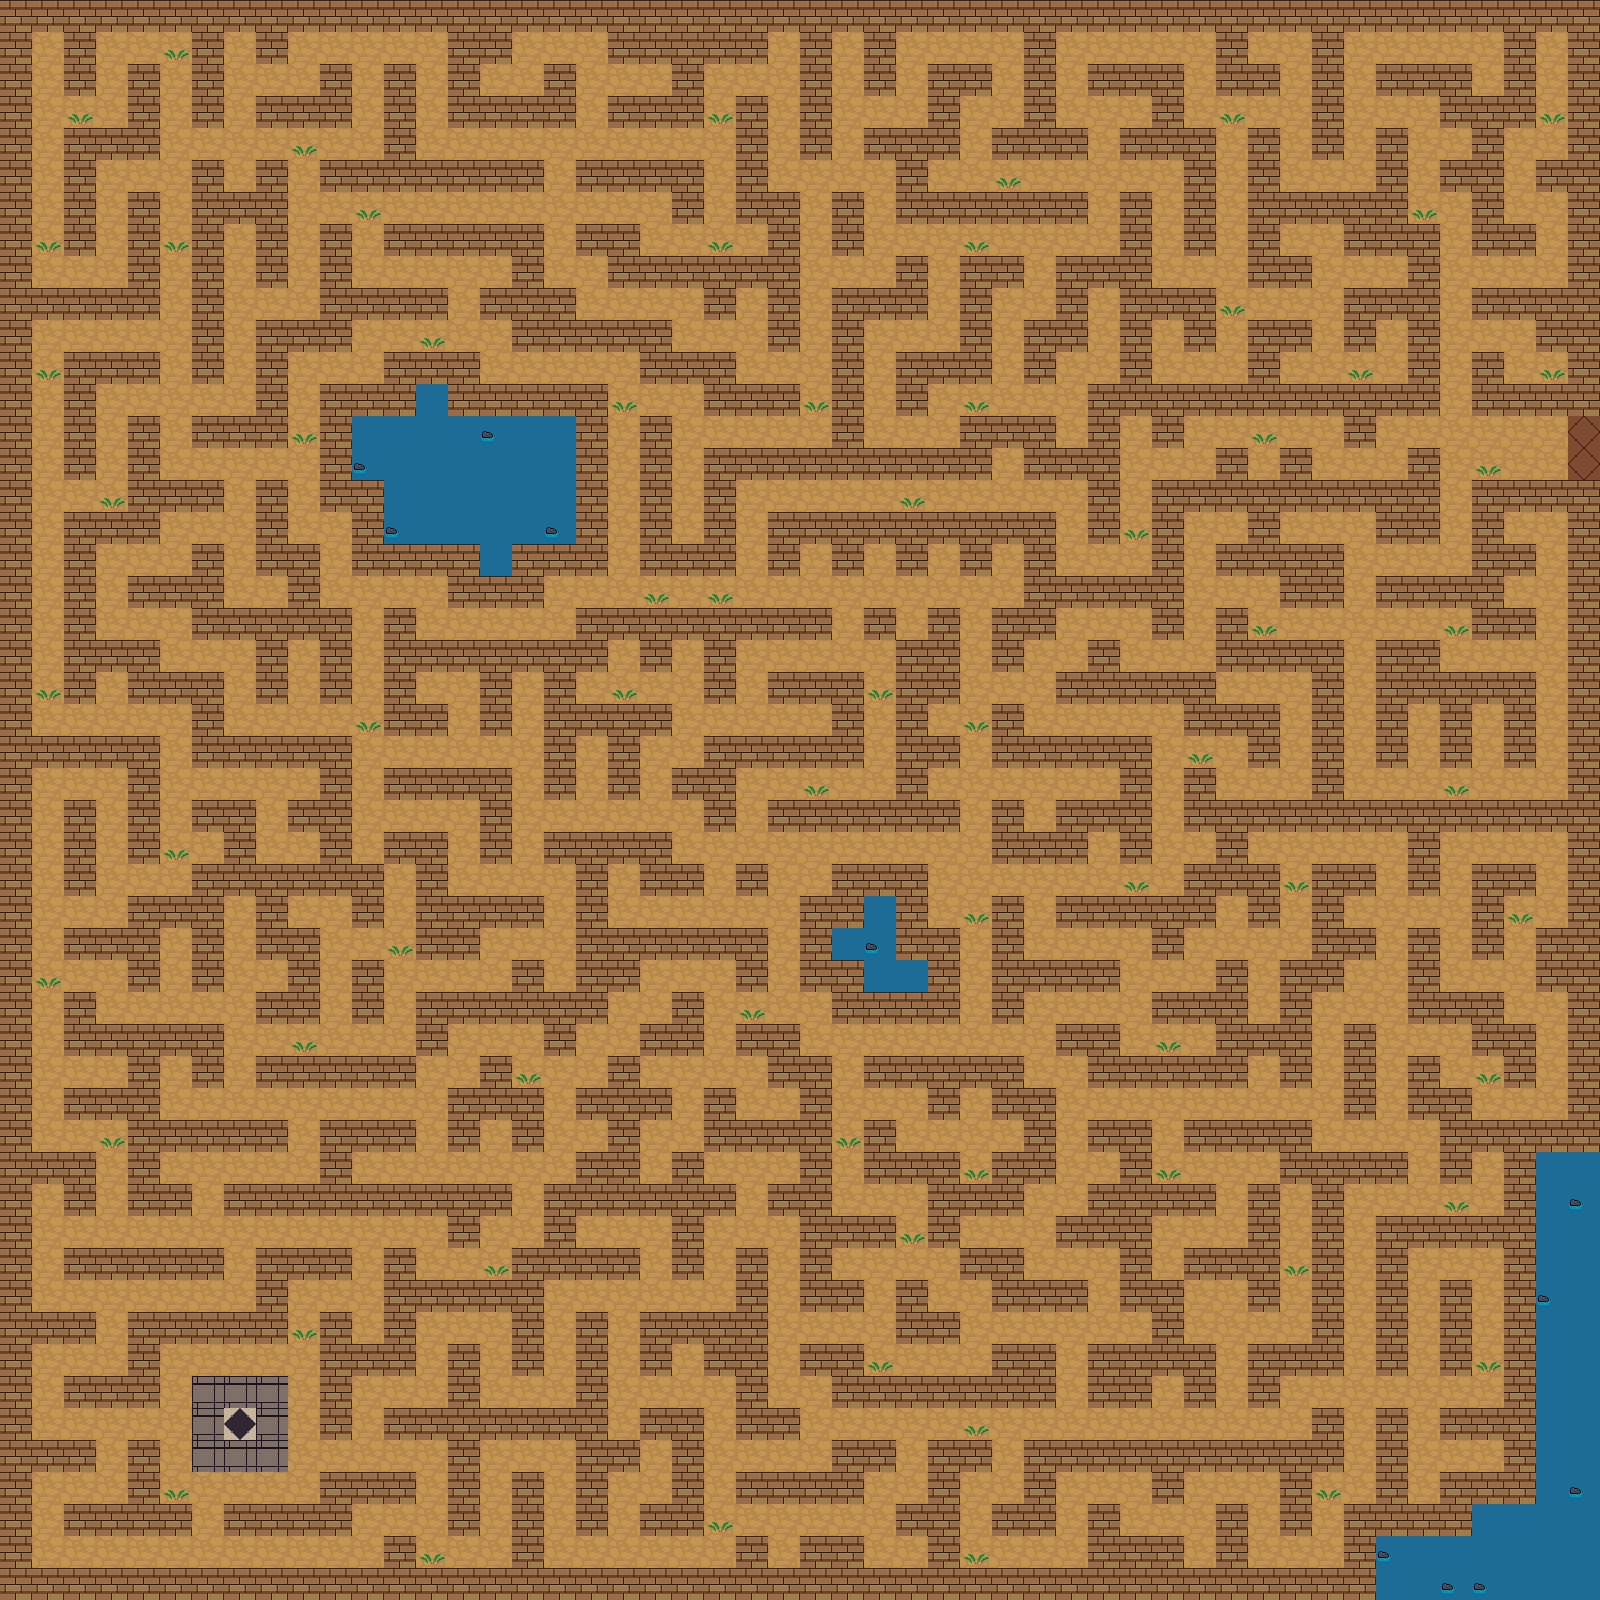

A level layout from a 2D game, rendered from its tile map. Below: a short description, then the map file with its tile-grid data intact:
An orthogonal 50x50 tile map with 32x32 px tiles, 1 tile layer (Tile Layer 1).

<map version="1.2" tiledversion="1.2.2" orientation="orthogonal" renderorder="right-down" width="50" height="50" tilewidth="32" tileheight="32" infinite="0" nextlayerid="2" nextobjectid="1">
 <tileset firstgid="1" source="../Tiles/RoboRally.tsx" />
 <layer id="1" name="Tile Layer 1" width="50" height="50">
  <data encoding="csv">
1,1,1,1,1,1,1,1,1,1,1,1,1,1,1,1,1,1,1,1,1,1,1,1,1,1,1,1,1,1,1,1,1,1,1,1,1,1,1,1,1,1,1,1,1,1,1,1,1,1,
1,9,1,9,9,10,1,9,1,9,9,9,9,9,1,1,9,9,9,1,1,1,1,1,9,1,9,1,9,9,9,9,1,9,9,9,9,9,1,9,9,1,9,9,9,9,9,1,9,1,
1,9,1,9,1,9,1,9,9,9,1,9,1,9,1,9,9,1,9,9,9,1,9,9,9,1,9,1,9,1,1,9,1,9,1,1,1,9,1,1,9,1,9,1,1,1,9,1,9,1,
1,9,10,9,1,9,1,9,1,1,1,9,1,9,1,1,1,1,9,1,1,1,10,1,9,1,9,9,9,1,9,9,1,9,9,9,1,9,10,9,9,1,9,9,9,1,1,1,10,1,
1,9,1,1,1,9,9,9,9,10,9,9,1,9,9,9,9,9,9,9,9,9,9,1,9,1,9,1,1,1,9,1,1,1,9,1,1,1,9,1,9,1,9,1,9,9,1,9,9,1,
1,9,1,9,9,9,1,9,1,9,1,1,1,1,1,1,1,9,1,1,1,1,9,1,9,9,9,9,1,9,9,10,9,9,9,9,9,1,9,1,9,9,9,1,9,1,1,9,1,1,
1,9,1,9,1,9,1,1,1,9,9,10,9,9,9,9,9,9,9,9,9,1,9,1,1,9,1,9,1,1,1,1,1,1,9,1,9,1,9,1,1,1,1,1,10,9,1,9,9,1,
1,10,1,9,1,10,1,9,1,9,1,9,1,1,1,1,1,9,1,1,9,9,10,9,1,9,1,9,9,9,10,9,9,9,9,1,9,1,9,1,9,9,1,1,1,9,1,1,9,1,
1,9,9,9,1,9,1,9,1,9,1,9,9,9,9,9,1,9,9,1,1,1,1,1,1,9,9,9,1,9,1,1,9,1,1,1,9,9,9,1,1,9,9,9,1,9,9,9,9,1,
1,1,1,1,1,9,1,9,9,9,1,1,1,1,9,1,1,1,9,9,9,9,1,9,1,9,1,1,1,9,1,9,9,1,9,1,1,1,10,9,9,9,1,1,1,9,1,1,1,1,
1,9,9,9,9,9,1,9,1,1,1,9,9,10,9,9,1,1,1,1,1,9,9,9,1,9,1,9,9,9,1,9,1,1,9,1,9,1,9,1,1,9,1,9,1,9,9,9,1,1,
1,10,1,1,1,9,1,9,1,9,9,9,1,1,1,9,9,9,9,9,1,1,1,9,9,9,1,9,1,1,1,9,1,9,9,1,9,9,9,1,9,9,10,9,1,9,1,9,10,1,
1,9,1,9,9,9,9,9,1,9,1,1,1,7,1,1,1,1,1,10,9,9,1,1,1,10,1,9,1,9,10,9,9,9,1,1,1,1,1,1,1,1,1,1,1,9,1,1,1,1,
1,9,1,9,1,9,1,1,1,10,1,7,7,7,7,8,7,7,1,9,1,9,9,9,9,9,1,9,9,9,1,1,1,9,1,9,1,9,9,10,9,9,1,9,9,9,9,9,9,2,
1,9,1,9,1,9,9,9,9,9,1,8,7,7,7,7,7,7,1,9,1,9,1,1,1,1,1,1,1,1,1,9,1,1,1,9,9,9,1,9,1,9,9,9,1,9,10,9,9,2,
1,9,9,10,1,1,1,9,1,9,1,1,7,7,7,7,7,7,1,9,1,9,1,9,9,9,9,9,10,9,9,9,9,9,1,9,1,1,1,1,1,1,1,1,1,9,1,1,1,1,
1,9,1,1,1,9,9,9,1,9,9,1,8,7,7,7,7,8,1,9,1,9,1,9,1,1,1,1,1,1,1,1,1,9,1,10,1,9,9,1,9,9,9,1,1,9,1,9,9,1,
1,9,1,9,9,9,1,9,1,1,9,1,1,1,1,7,1,1,1,9,1,1,1,9,1,9,1,9,1,9,1,9,1,9,9,9,1,9,1,1,1,1,9,9,9,9,1,1,9,1,
1,9,1,9,1,1,1,9,9,1,9,9,9,9,1,1,1,9,9,9,10,9,10,9,9,9,9,9,9,9,9,9,1,1,1,1,1,9,9,9,1,1,9,1,1,1,1,9,9,1,
1,9,1,9,9,9,1,1,1,1,1,9,1,9,9,9,9,9,1,1,1,1,1,1,1,1,9,1,9,1,9,1,1,9,9,9,1,9,1,10,9,9,9,9,9,10,1,1,9,1,
1,9,1,1,1,9,9,9,1,9,1,9,1,1,1,1,1,1,1,9,1,9,1,9,9,9,9,9,1,1,9,1,9,9,1,9,9,9,1,1,1,1,9,1,1,9,9,9,9,1,
1,10,1,9,1,1,1,9,1,9,1,9,1,9,9,1,9,1,9,10,9,9,1,9,1,1,1,10,1,1,9,9,9,1,1,1,1,1,9,9,9,1,9,1,1,1,1,1,9,1,
1,9,9,9,9,9,1,9,9,9,9,10,1,1,9,1,9,1,1,1,1,9,9,9,9,9,1,9,1,9,10,1,9,9,9,9,9,1,1,1,9,1,9,1,9,1,9,1,9,1,
1,1,1,1,1,9,1,1,1,1,1,9,9,9,9,9,9,1,9,1,9,9,1,1,1,1,1,9,1,1,9,1,1,1,1,1,9,10,9,1,9,1,9,1,9,1,9,1,9,1,
1,9,9,9,1,9,9,9,9,9,1,9,1,1,1,1,9,1,9,1,9,1,1,9,9,10,9,9,1,9,9,9,9,9,9,1,9,1,9,9,9,1,9,9,9,10,9,9,9,1,
1,9,1,9,1,9,1,1,9,1,1,9,9,9,9,1,9,9,9,9,9,9,1,9,1,1,1,1,1,1,9,1,9,1,1,1,9,1,1,1,1,1,1,1,1,1,1,1,1,1,
1,9,1,9,1,10,9,1,9,9,1,9,1,1,9,1,9,1,1,1,1,9,9,9,9,9,9,9,9,9,9,1,1,1,9,1,9,9,1,9,9,9,9,9,1,9,9,9,9,1,
1,9,1,9,9,9,1,1,1,1,1,1,9,1,9,9,9,9,1,9,1,1,9,1,9,9,1,1,1,9,9,9,9,9,9,10,9,1,1,1,10,1,1,9,1,9,1,1,9,1,
1,9,9,9,1,1,1,9,1,9,9,1,9,1,1,1,1,9,1,9,9,9,9,9,9,1,1,7,1,9,10,1,9,1,1,1,1,1,9,1,9,1,9,9,9,9,1,10,9,1,
1,9,1,1,1,9,1,9,1,1,9,9,10,1,1,9,9,9,1,1,1,1,1,1,9,1,7,8,1,1,9,1,9,9,9,9,1,9,9,9,9,1,1,9,1,9,1,9,1,1,
1,10,9,9,1,9,1,9,9,1,9,1,9,9,9,9,1,9,1,1,9,9,9,1,9,1,1,7,7,1,9,1,1,1,1,9,9,9,1,9,1,1,9,9,1,9,9,9,1,1,
1,9,1,9,9,9,9,9,1,1,9,1,9,1,1,1,1,1,1,9,9,1,9,10,9,9,1,1,1,1,9,1,9,9,9,9,1,1,1,9,1,9,9,9,1,1,1,9,9,1,
1,9,1,1,1,1,1,9,9,10,9,9,9,1,9,9,9,1,9,9,1,1,9,1,1,9,9,9,9,9,9,9,9,1,1,9,10,9,1,1,1,9,1,9,9,9,1,1,9,1,
1,9,9,9,1,9,1,9,1,1,1,1,1,9,9,1,10,9,9,1,9,9,9,9,1,1,9,1,1,1,1,1,9,9,1,1,1,1,1,9,1,9,1,9,1,9,10,1,9,1,
1,9,1,1,1,9,9,9,9,9,9,9,9,9,1,1,1,9,1,1,1,9,1,9,9,1,9,9,9,1,9,1,1,9,9,9,9,9,9,9,9,9,1,9,1,1,9,9,9,1,
1,9,9,10,1,1,1,1,1,9,1,1,1,9,1,9,1,9,9,1,9,9,1,1,1,1,10,1,9,9,9,9,1,9,1,1,9,1,1,1,1,9,9,9,9,1,1,1,1,1,
1,1,1,9,1,9,9,9,9,9,1,9,9,9,9,9,9,9,1,1,9,1,9,9,9,1,9,1,1,1,10,1,1,9,9,1,10,9,9,9,1,1,1,1,9,1,9,1,7,7,
1,9,1,9,1,1,9,1,1,1,1,1,1,1,1,1,9,1,1,1,1,1,1,9,1,1,9,9,9,1,1,1,9,9,1,1,1,1,9,1,9,1,9,9,9,10,9,1,7,8,
1,9,9,9,9,9,9,9,9,9,9,9,9,9,1,9,9,1,9,9,9,1,9,9,9,1,1,1,10,1,9,9,9,1,1,1,9,9,9,1,9,1,9,1,1,1,1,1,7,7,
1,9,1,1,1,1,1,9,1,1,1,9,1,9,9,10,1,1,1,1,9,1,9,1,9,1,9,9,9,9,1,1,9,9,9,1,9,1,1,1,10,1,9,1,9,9,9,1,7,7,
1,9,9,9,9,9,9,9,1,9,9,9,1,1,1,1,1,9,9,9,9,9,9,1,9,1,1,9,1,9,9,1,1,1,9,1,1,9,9,1,9,1,9,1,9,1,9,1,8,7,
1,1,1,9,1,1,1,1,1,10,1,9,1,9,9,9,1,9,1,9,1,1,1,1,9,9,9,9,1,1,9,9,9,9,9,9,1,9,9,9,9,1,9,1,9,1,9,1,7,7,
1,9,9,9,1,9,9,9,9,9,1,1,1,9,1,9,1,9,1,9,1,9,1,1,9,1,1,10,9,9,9,1,1,9,1,1,1,1,9,1,1,1,9,1,9,1,10,1,7,7,
1,9,1,1,1,9,6,6,6,9,1,9,9,9,1,9,9,9,1,9,9,9,9,1,9,9,1,1,1,1,1,1,1,9,1,1,9,1,9,1,9,9,9,9,9,9,9,1,7,7,
1,9,9,9,9,9,6,5,6,9,1,9,1,1,1,1,1,1,1,9,1,1,9,1,1,9,9,9,9,9,10,9,9,9,9,9,9,9,9,9,9,1,9,1,9,1,1,1,7,7,
1,1,1,9,1,9,6,6,6,9,9,9,9,9,1,9,9,9,1,1,9,1,9,9,9,9,1,1,9,1,1,9,1,1,1,1,1,1,1,1,1,1,9,1,9,9,9,1,7,7,
1,9,9,9,1,10,9,9,9,9,1,1,1,9,1,9,1,9,1,9,9,1,9,1,1,1,1,9,9,1,9,9,1,9,9,9,1,9,9,9,1,10,9,1,9,1,1,1,7,8,
1,9,1,1,1,1,9,1,1,1,1,9,9,9,1,9,1,9,1,9,1,1,10,9,9,9,9,9,1,1,9,1,1,9,1,9,9,9,1,9,1,9,1,1,1,1,7,7,7,7,
1,9,9,9,9,9,9,9,9,9,9,9,1,10,9,9,1,9,9,9,9,9,9,1,9,1,1,9,9,1,10,9,9,9,1,1,1,9,1,9,9,9,1,8,7,7,7,7,7,7,
1,1,1,1,1,1,1,1,1,1,1,1,1,1,1,1,1,1,1,1,1,1,1,1,1,1,1,1,1,1,1,1,1,1,1,1,1,1,1,1,1,1,1,7,7,8,8,7,7,7
</data>
 </layer>
</map>
